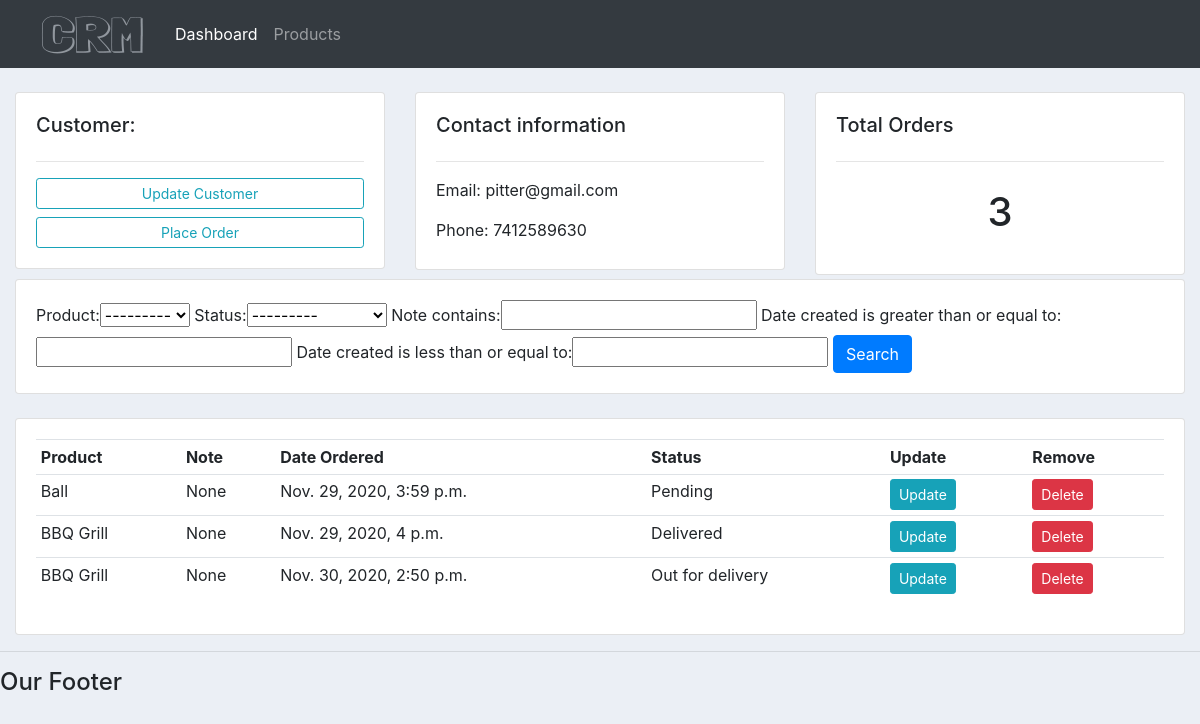
The page /customer/2 on the database its author committed.
### accounts/models.py (models this page shows, shortened)
class Customer(models.Model):
    name = models.CharField(max_length=200, null=True)
    phone = models.CharField(max_length=200, null=True)
    email = models.CharField(max_length=200, null=True)
    date_created = models.DateTimeField(auto_now_add=True, null=True)

class Order(models.Model):
    STATUS = (
            ('Pending', 'Pending'),
            ('Out for delivery', 'Out for delivery'),
            ('Delivered', 'Delivered')
    )
    customer = models.ForeignKey(Customer, null=True, on_delete=models.SET_NULL)
    product = models.ForeignKey(Product, null=True, on_delete=models.SET_NULL)
    date_created = models.DateTimeField(auto_now_add=True, null=True)
    status = models.CharField(max_length=200, null=True, choices=STATUS)
    note = models.CharField(max_length=200, null=True)

class Product(models.Model):
    CATEGORY = (
            ('Indoor', 'Indoor'),
            ('Out Door', 'Out Door'),
    )
    name = models.CharField(max_length=200, null=True)
    price = models.FloatField(null=True)
    category = models.CharField(max_length=200, null=True, choices=CATEGORY)
    description = models.CharField(max_length=200, null=True, blank=True)
    date_created = models.DateTimeField(auto_now_add=True, null=True)
    tags = models.ManyToManyField(Tag)
    def __str__(self):
        return self.name

### accounts/views.py (the view)
# urls.py: path('customer/<str:pk_test>', views.customer, name="customer"),
def customer(request, pk_test):
    customer = Customer.objects.get(id=pk_test)
    orders = customer.order_set.all()
    order_count = orders.count()
    myFilter = OrderFilter(request.GET, queryset=orders)
    orders = myFilter.qs
    context = {'customer': customer,
                'orders':orders,
                'order_count': order_count,
                'myFilter': myFilter
                }
    return render(request, 'accounts/customer.html', context)

### accounts/templates/accounts/customer.html
{% extends 'accounts/main.html' %}
{% block content %}
<br>
<div class="row">
  <div class="col-md">
    <div class="card card-body">
      <h5>Customer:</h5>
      <hr>
      <a class="btn btn-outline-info btn-sm btn-block" href="">
        Update Customer
      </a>
      <a class="btn btn-outline-info btn-sm btn-block" href="{% url 'create_order' customer.id %}">
        Place Order
      </a>
    </div>
  </div>
  <div class="col-md">
    <div class="card card-body" style="height:95%">
      <h5>Contact information</h5>
      <hr>
      <p>Email: {{ customer.email }}</p>
      <p>Phone: {{ customer.phone }}</p>
    </div>
  </div>
  <div class="col-md">
    <div class="card card-body">
      <h5>Total Orders</h5>
      <hr>
      <h1 style="text-align: center; padding: 10px">{{ order_count }}</h1>
    </div>
  </div>
</div>
<div class="row">
  <div class="col">
    <div class="card card-body">
      <form method="get">
        {{ myFilter.form }}
        <button class="btn btn-primary" type="submit">Search</button>
      </form>
    </div>
  </div>
</div>
<br>
<div class="row">
  <div class="col-md">
    <div class="card card-body">
      <table class="table table-sm">
        <tr>
          <th>Product</th>
          <th>Note</th>
          <th>Date Ordered</th>
          <th>Status</th>
          <th>Update</th>
          <th>Remove</th>
        </tr>
        {% for order in orders %}
          <tr>
            <td>{{ order.product }}</td>
            <td>{{ order.note }}</td>
            <td>{{ order.date_created }}</td>
            <td>{{ order.status }}</td>
            <td><a class="btn btn-sm btn-info" href="{% url 'update_order' order.id %}">Update</a></td>
            <td><a class="btn btn-sm btn-danger" href="{% url 'delete_order' order.id %}">Delete</a></td>
          </tr>
        {% endfor %}
      </table>
    </div>
  </div>
</div>
{% endblock %}

### static/css/main.css (style rules this page uses)
body { background-color: #ebeff5; }

### rows shown on the page
Customer: email "pitter@gmail.com", phone "7412589630"
Order: product "Ball", note "None", date_created "Nov. 29, 2020, 3:59 p.m.", status "Pending"
Order: product "BBQ Grill", note "None", date_created "Nov. 29, 2020, 4 p.m.", status "Delivered"
Order: product "BBQ Grill", note "None", date_created "Nov. 30, 2020, 2:50 p.m.", status "Out for delivery"

### other values the page prints
{{ order_count }} "3"
